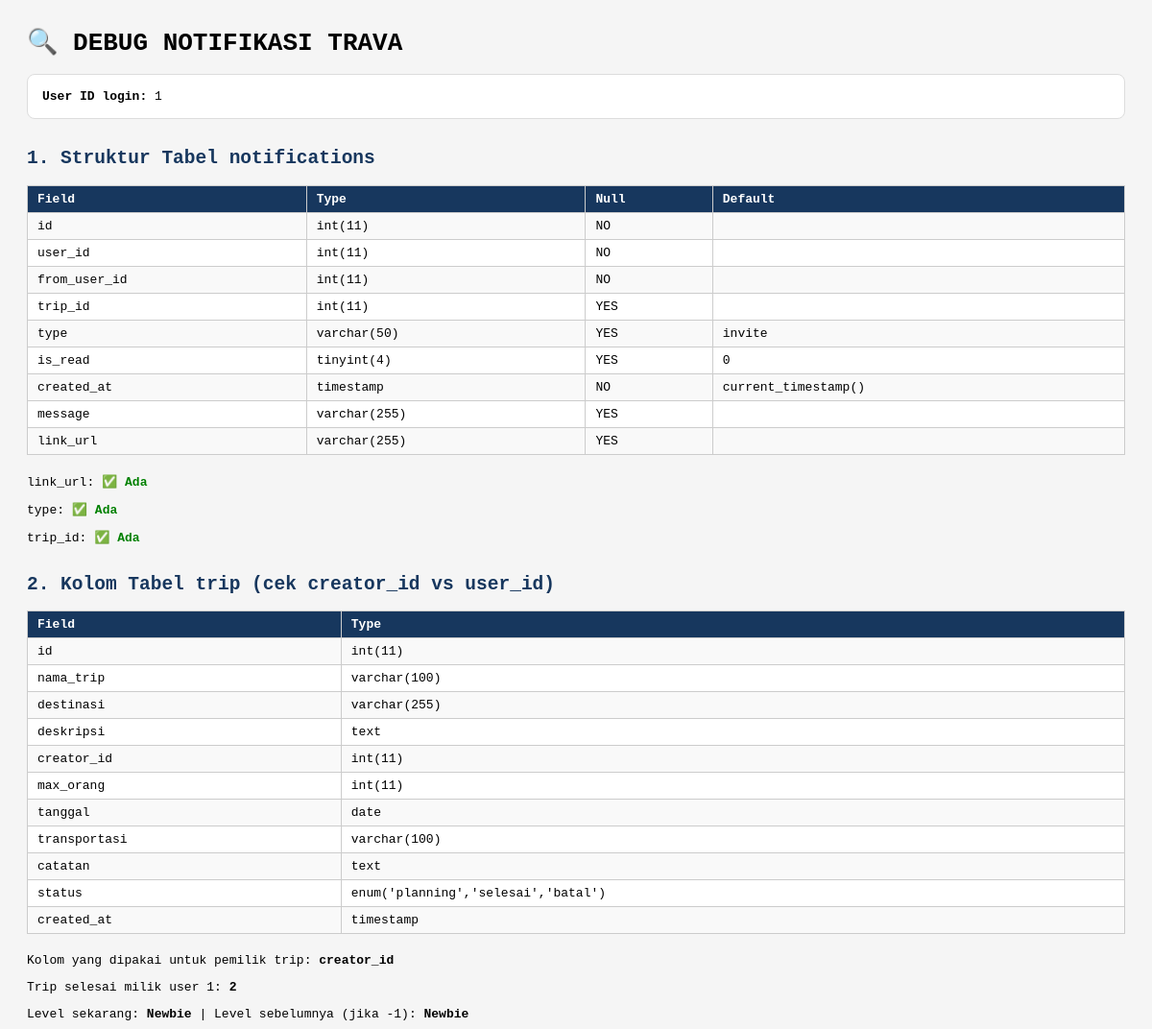
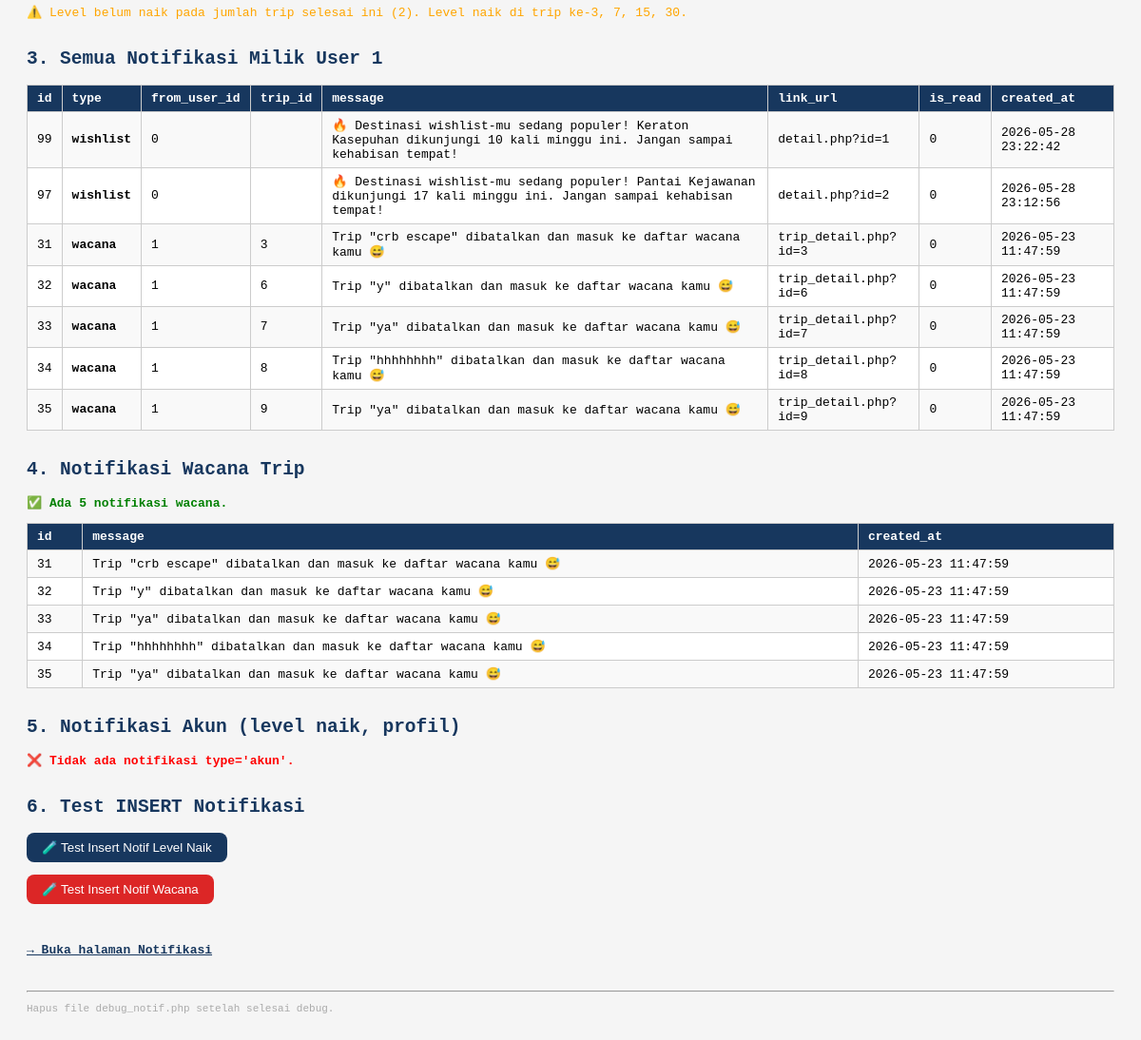
The app's page /debug_notif.php (signed in) with its own data (2 pictures, top to bottom).
### tables this page shows
CREATE TABLE `notifications` (
  `id` int(11) NOT NULL,
  `user_id` int(11) NOT NULL,
  `from_user_id` int(11) NOT NULL,
  `trip_id` int(11) DEFAULT NULL,
  `type` varchar(50) DEFAULT 'invite',
  `is_read` tinyint(4) DEFAULT 0,
  `created_at` timestamp NOT NULL DEFAULT current_timestamp(),
  `message` varchar(255) DEFAULT '',
  `link_url` varchar(255) DEFAULT NULL
);

### debug_notif.php (the view, shortened to what this page needs)
<?php
include 'config/koneksi.php';
$user_id = $_SESSION['user_id'];
echo "<h1>🔍 DEBUG NOTIFIKASI TRAVA</h1>";
echo "<div class='box'><b>User ID login:</b> $user_id</div>";
echo "<h2>1. Struktur Tabel notifications</h2>";
$cols = mysqli_query($conn, "SHOW COLUMNS FROM `notifications`");
if(!$cols){
    echo "<p class='err'>❌ Tabel notifications TIDAK ADA atau error: ".mysqli_error($conn)."</p>";
    echo "<p>Jalankan file <b>database/fix_notifications.sql</b> di phpMyAdmin dulu.</p>";
} else {
    echo "<table><tr><th>Field</th><th>Type</th><th>Null</th><th>Default</th></tr>";
    $has_link_url = false;
    $has_type = false;
    $has_trip_id = false;
    while($c = mysqli_fetch_assoc($cols)){
        echo "<tr><td>{$c['Field']}</td><td>{$c['Type']}</td><td>{$c['Null']}</td><td>{$c['Default']}</td></tr>";
        if($c['Field']==='link_url') $has_link_url = true;
        if($c['Field']==='type') $has_type = true;
        if($c['Field']==='trip_id') $has_trip_id = true;
    }
    echo "</table>";
    echo "<p>link_url: ".($has_link_url?"<span class='ok'>✅ Ada</span>":"<span class='err'>❌ TIDAK ADA</span>")."</p>";
    echo "<p>type: ".($has_type?"<span class='ok'>✅ Ada</span>":"<span class='err'>❌ TIDAK ADA</span>")."</p>";
    echo "<p>trip_id: ".($has_trip_id?"<span class='ok'>✅ Ada</span>":"<span class='err'>❌ TIDAK ADA</span>")."</p>";
}
echo "<h2>2. Kolom Tabel trip (cek creator_id vs user_id)</h2>";
$trip_cols = mysqli_query($conn, "SHOW COLUMNS FROM `trip`");
if(!$trip_cols){
    echo "<p class='err'>❌ Tabel trip tidak ditemukan: ".mysqli_error($conn)."</p>";
} else {
    $has_creator = false;
    $has_user = false;
    echo "<table><tr><th>Field</th><th>Type</th></tr>";
    while($tc = mysqli_fetch_assoc($trip_cols)){
        echo "<tr><td>{$tc['Field']}</td><td>{$tc['Type']}</td></tr>";
        if($tc['Field']==='creator_id') $has_creator = true;
    }
    echo "</table>";
    $creator_col = $has_creator ? 'creator_id' : ($has_user ? 'user_id' : '???');
    echo "<p>Kolom yang dipakai untuk pemilik trip: <b>$creator_col</b></p>";
    $q_selesai = mysqli_query($conn,"SELECT COUNT(*) as c FROM trip WHERE {$creator_col}='$user_id' AND status='selesai'");
    $jml_selesai = $q_selesai ? (int)mysqli_fetch_assoc($q_selesai)['c'] : 0;
    echo "<p>Trip selesai milik user $user_id: <b>$jml_selesai</b></p>";
    function dbgLevel($n){
        return 'Newbie';
    }
    echo "<p>Level sekarang: <b>".dbgLevel($jml_selesai)."</b> | Level sebelumnya (jika -1): <b>".dbgLevel($jml_selesai-1)."</b></p>";
    if(dbgLevel($jml_selesai) !== dbgLevel($jml_selesai-1)){
        echo "<p class='ok'>✅ Kondisi level naik TERPENUHI — notif level naik harusnya muncul</p>";
    } else {
        echo "<p style='color:orange'>⚠️ Level belum naik pada jumlah trip selesai ini ($jml_selesai). Level naik di trip ke-3, 7, 15, 30.</p>";
    }
}
echo "<h2>3. Semua Notifikasi Milik User $user_id</h2>";
$all_notif = mysqli_query($conn,"SELECT * FROM notifications WHERE user_id='$user_id' ORDER BY created_at DESC LIMIT 20");
if(!$all_notif || mysqli_num_rows($all_notif)==0){
    echo "<p class='err'>❌ Tidak ada notifikasi sama sekali untuk user ini.</p>";
    echo "<p>Kemungkinan: INSERT gagal, atau salah user_id, atau tabel baru dibuat tapi belum ada data.</p>";
} else {
    echo "<table><tr><th>id</th><th>type</th><th>from_user_id</th><th>trip_id</th><th>message</th><th>link_url</th><th>is_read</th><th>created_at</th></tr>";
    while($n = mysqli_fetch_assoc($all_notif)){
        $lnk = htmlspecialchars($n['link_url'] ?? '-');
        echo "<tr>
            <td>{$n['id']}</td>
            <td><b>{$n['type']}</b></td>
            <td>{$n['from_user_id']}</td>
            <td>{$n['trip_id']}</td>
            <td>".htmlspecialchars($n['message'])."</td>
            <td>{$lnk}</td>
            <td>{$n['is_read']}</td>
            <td>{$n['created_at']}</td>
        </tr>";
    }
    echo "</table>";
}
echo "<h2>4. Notifikasi Wacana Trip</h2>";
$wacana_notif = mysqli_query($conn,"SELECT * FROM notifications WHERE user_id='$user_id' AND type='wacana' ORDER BY created_at DESC LIMIT 5");
$wacana_count = $wacana_notif ? mysqli_num_rows($wacana_notif) : 0;
if($wacana_count == 0){
    echo "<p class='err'>❌ Tidak ada notifikasi type='wacana' untuk user ini.</p>";
    echo "<p>Kemungkinan: trip dengan status 'batal' belum dibuat, atau INSERT gagal.</p>";
    $col_q = mysqli_query($conn,"SHOW COLUMNS FROM `trip` LIKE 'creator_id'");
    $c_col = mysqli_num_rows($col_q)>0 ? 'creator_id' : 'user_id';
    $batal_trip = mysqli_query($conn,"SELECT id, nama_trip, status FROM trip WHERE {$c_col}='$user_id' AND status='batal' LIMIT 5");
    $batal_count = $batal_trip ? mysqli_num_rows($batal_trip) : 0;
    echo "<p>Trip berstatus 'batal' milik user: <b>$batal_count</b></p>";
    if($batal_count > 0){
        echo "<p class='err'>⚠️ Ada trip batal tapi tidak ada notif wacana — INSERT ke notifications gagal waktu buat trip. Kemungkinan kolom type/link_url belum ada saat itu.</p>";
        echo "<p>Klik tombol di bawah untuk insert notif wacana manual:</p>";
        while($bt = mysqli_fetch_assoc($batal_trip)){
            $nm = htmlspecialchars($bt['nama_trip']);
            echo "<form method='POST' style='display:inline;margin-right:10px;'>
                <input type='hidden' name='fix_wacana' value='{$bt['id']}'>
                <input type='hidden' name='trip_nama' value=\"{$bt['nama_trip']}\">
                <button type='submit' style='background:#dc2626;color:white;border:none;padding:6px 12px;border-radius:6px;cursor:pointer;'>
                    Fix notif wacana: {$nm}
                </button>
            </form>";
        }
    }
} else {
    echo "<p class='ok'>✅ Ada $wacana_count notifikasi wacana.</p>";
    echo "<table><tr><th>id</th><th>message</th><th>created_at</th></tr>";
    while($wn = mysqli_fetch_assoc($wacana_notif)){
        echo "<tr><td>{$wn['id']}</td><td>".htmlspecialchars($wn['message'])."</td><td>{$wn['created_at']}</td></tr>";
    }
    echo "</table>";
}
echo "<h2>5. Notifikasi Akun (level naik, profil)</h2>";
$akun_notif = mysqli_query($conn,"SELECT * FROM notifications WHERE user_id='$user_id' AND type='akun' ORDER BY created_at DESC LIMIT 5");
$akun_count = $akun_notif ? mysqli_num_rows($akun_notif) : 0;
if($akun_count == 0){
    echo "<p class='err'>❌ Tidak ada notifikasi type='akun'.</p>";
}
echo "<h2>6. Test INSERT Notifikasi</h2>";
echo "<form method='POST'>
    <input type='hidden' name='type_test' value='akun'>
    <input type='hidden' name='msg_test' value='TEST: Level Traveller kamu naik dari Newbie ke Explorer!'>
    <button type='submit' style='background:#17375e;color:white;border:none;padding:8px 16px;border-radius:8px;cursor:pointer;'>
        🧪 Test Insert Notif Level Naik
    </button>
</form>
<form method='POST' style='margin-top:8px'>
    <input type='hidden' name='type_test' value='wacana'>
    <input type='hidden' name='msg_test' value='TEST: Wacana trip baru tersedia: Trip Test Wacana.'>
    <button type='submit' style='background:#dc2626;color:white;border:none;padding:8px 16px;border-radius:8px;cursor:pointer;'>
        🧪 Test Insert Notif Wacana
    </button>
</form>";
echo "<br><p><a href='notifikasi.php' style='color:#17375e;font-weight:bold;'>→ Buka halaman Notifikasi</a></p>";
echo "<br><hr><p style='color:#aaa;font-size:11px;'>Hapus file debug_notif.php setelah selesai debug.</p>";
?>

### debug_notif.php (style rules this page uses)
table { border-collapse:collapse;width:100%;margin-bottom:20px;background:white; }
th,td { border:1px solid #ccc;padding:6px 10px;text-align:left;font-size:13px; }
th { background:#17375e;color:white; }
tr:nth-child(even) { background:#f9f9f9; }
h2 { color:#17375e;margin-top:30px; }
.ok { color:green;font-weight:bold; }
.err { color:red;font-weight:bold; }
.box { background:white;padding:15px;border-radius:8px;margin-bottom:20px;border:1px solid #ddd; }

### records on screen
notifications: id "99", type "wishlist", from_user "0", message "🔥 Destinasi wishlist-mu sedang populer! Keraton Kasepuhan dikunjungi 10 kali minggu ini. Jangan sampai kehabisan tempat!", link_url "detail.php?id=1", is_read "0", created_at "2026-05-28 23:22:42"
notifications: id "97", type "wishlist", from_user "0", message "🔥 Destinasi wishlist-mu sedang populer! Pantai Kejawanan dikunjungi 17 kali minggu ini. Jangan sampai kehabisan tempat!", link_url "detail.php?id=2", is_read "0", created_at "2026-05-28 23:12:56"
notifications: id "31", type "wacana", from_user "1", trip "3", message "Trip \"crb escape\" dibatalkan dan masuk ke daftar wacana kamu 😅", link_url "trip_detail.php?id=3", is_read "0", created_at "2026-05-23 11:47:59"
notifications: id "32", type "wacana", from_user "1", trip "6", message "Trip \"y\" dibatalkan dan masuk ke daftar wacana kamu 😅", link_url "trip_detail.php?id=6", is_read "0", created_at "2026-05-23 11:47:59"
notifications: id "33", type "wacana", from_user "1", trip "7", message "Trip \"ya\" dibatalkan dan masuk ke daftar wacana kamu 😅", link_url "trip_detail.php?id=7", is_read "0", created_at "2026-05-23 11:47:59"
notifications: id "34", type "wacana", from_user "1", trip "8", message "Trip \"hhhhhhhh\" dibatalkan dan masuk ke daftar wacana kamu 😅", link_url "trip_detail.php?id=8", is_read "0", created_at "2026-05-23 11:47:59"
notifications: id "35", type "wacana", from_user "1", trip "9", message "Trip \"ya\" dibatalkan dan masuk ke daftar wacana kamu 😅", link_url "trip_detail.php?id=9", is_read "0", created_at "2026-05-23 11:47:59"

### other values on screen
$user_id "1"
$c['Field'] "id"
$c['Type'] "int(11)"
$c['Null'] "NO"
$c['Field'] "user_id"
$c['Field'] "from_user_id"
$c['Field'] "trip_id"
$c['Null'] "YES"
$c['Field'] "type"
$c['Type'] "varchar(50)"
$c['Default'] "invite"
$c['Field'] "is_read"
$c['Type'] "tinyint(4)"
$c['Default'] "0"
$c['Field'] "created_at"
